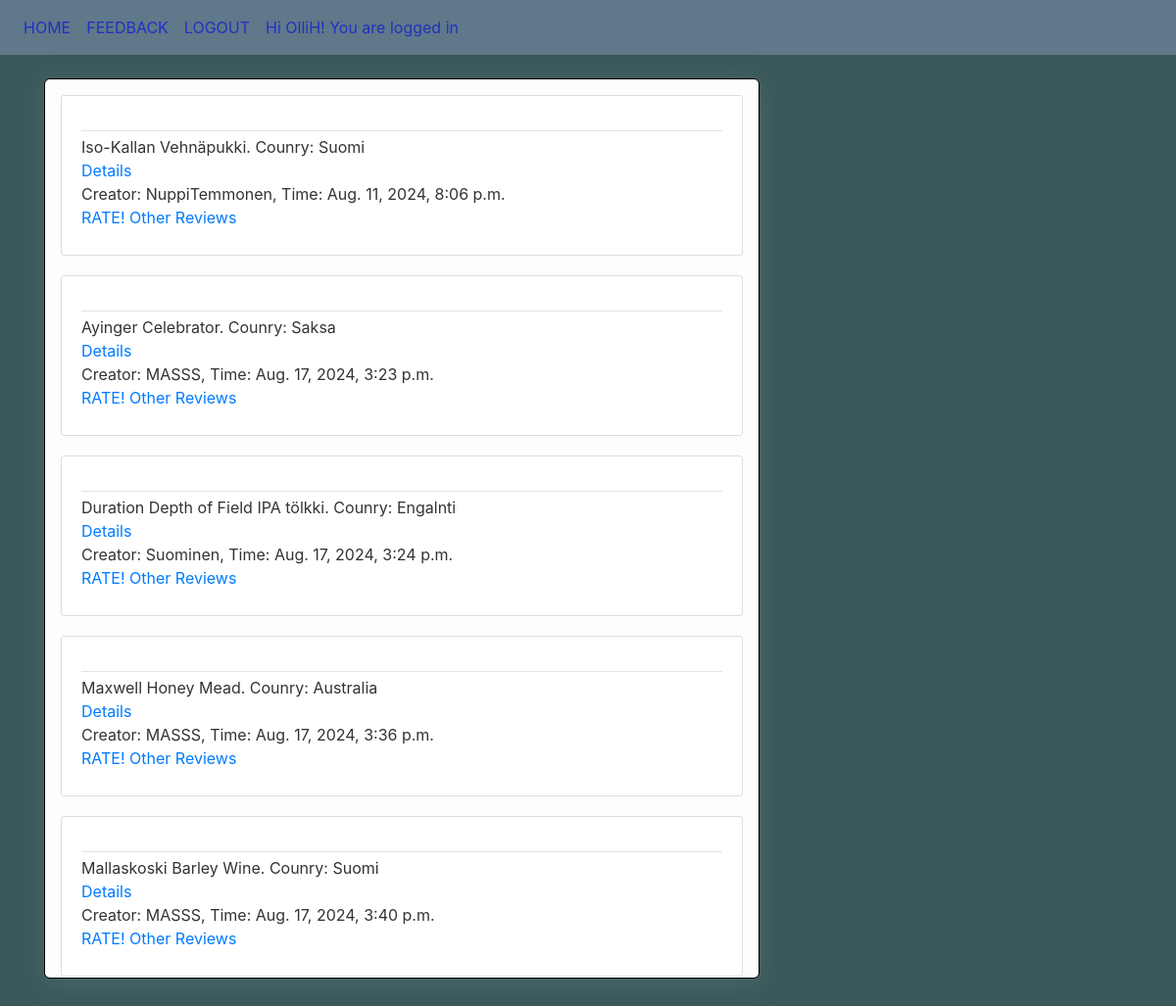
Screenshot of /home/ (signed in) with the database file from the repository.
### beers/models.py (models this page shows, shortened)
class Beer(models.Model):
    author = models.ForeignKey(User, on_delete=models.SET_DEFAULT, default="Unknown")
    beer_name = models.CharField(max_length=50)
    beer_description = models.CharField(max_length=200)
    beer_country = models.CharField(max_length=20)
    beer_label = models.CharField(max_length=20)
    beer_year = models.IntegerField(default=2000)
    beer_link = models.CharField(max_length=100, default="https://www.alko.fi")
    pub_date = models.DateTimeField(default=timezone.now)

### beers/views.py (the view)
# urls.py: path('home/', views.homeView, name='home'),
@csrf_protect
def homeView(request):
    message = "Tervetuloa"
    if request.method == 'GET':
        if request.user.is_authenticated:
            template_name = 'beers/home.html'
            beers = Beer.objects.all()
            context = {'beers': beers}
            return render(request, template_name, context)
        else:
            return redirect("/login")

### beers/templates/beers/home.html (shortened to what this page needs)
{% extends "beers/base.html" %}
{% block navbar %}
            <a class="nav-item nav-link" href="/home">HOME</a>
            <a class="nav-item nav-link" href="#">FEEDBACK</a>
            <a class="nav-item nav-link" href="/logout">LOGOUT</a>
            <a class= "nav-link welcome" > Hi {{ user.username }}! You are logged in</a>
{% endblock navbar %}
{% block content %}
{% if user.is_authenticated %}
<div class="scroller">
    {% for beer in beers %}
        <article class="media content-section">
          <div class="media-body">
            <div class="article-metadata">
            </div>
            <div>
             {{ beer.beer_name }}. Counry: {{ beer.beer_country }} <br>
             <a href="{{ beer.beer_link }}"> Details</a> <br>
             Creator: {{ beer.author }}, Time: {{ beer.pub_date }} <br>
             <a href="/beer/{{ beer.id }}" >RATE!</a>  <a href="/review/{{ beer.id }}" >Other Reviews</a>
            </div>
          </div>
        </article>
    {% endfor %}
</div>
    {% else %}
<p>You are not logged in</p>
{% endif %}
{% endblock content %}

### beers/static/beers/main.css (style rules this page uses)
body { background: #3b595a; color: #333333; margin-top: 5rem; }
.site-header .navbar-nav .nav-link { color: #2231c0; }
.content-section { background: #ffffff; padding: 10px 20px; border: 1px solid #dddddd; border-radius: 3px; margin-bottom: 20px; }
.article-metadata { padding-bottom: 1px; margin-bottom: 4px; border-bottom: 1px solid #e3e3e3 }
.scroller { background-color: #fdfdfd; height: 100%; width: 100%; border-radius: 6px; box-shadow: 0 4px 28px rgba(123,151,158,.25); border: 1px solid #d6dee1; padding: 1rem; overflow: scroll; }

### rows the page displays
Beer: beer_name "Iso-Kallan Vehnäpukki", beer_country "Suomi", author "NuppiTemmonen", pub_date "Aug. 11, 2024, 8:06 p.m."
Beer: beer_name "Ayinger Celebrator", beer_country "Saksa", author "MASSS", pub_date "Aug. 17, 2024, 3:23 p.m."
Beer: beer_name "Duration Depth of Field IPA tölkki", beer_country "Engalnti", author "Suominen", pub_date "Aug. 17, 2024, 3:24 p.m."
Beer: beer_name "Maxwell Honey Mead", beer_country "Australia", author "MASSS", pub_date "Aug. 17, 2024, 3:36 p.m."
Beer: beer_name "Mallaskoski Barley Wine", beer_country "Suomi", author "MASSS", pub_date "Aug. 17, 2024, 3:40 p.m."

### other values shown
{{ user.username }} "OlliH"
